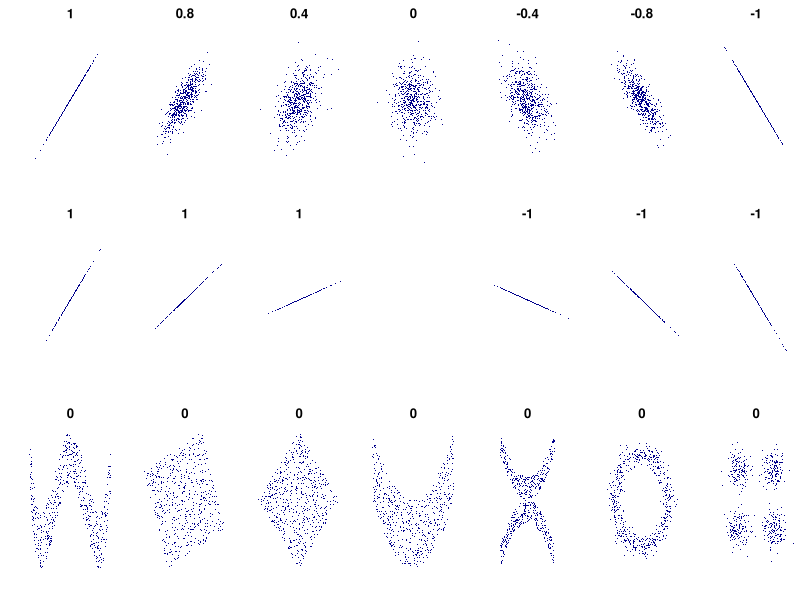

Write the R code that produced this figure.
library(mvtnorm)

set.seed(106)

MyPlot <- function(xy, xlim = c(-4, 4), ylim = c(-4, 4), eps = 1e-15) {
  title = round(cor(xy[,1], xy[,2]), 1)
  if (sd(xy[,2]) < eps) title = "" # corr. coeff. is undefined
  plot(xy, main = title, xlab = "", ylab = "",
       col = "darkblue", pch = 16, cex = 0.2,
       xaxt = "n", yaxt = "n", bty = "n",
       xlim = xlim, ylim = ylim)
}

MvNormal <- function(n = 1000, cor = 0.8) {
  for (i in cor) {
    sd = matrix(c(1, i, i, 1), ncol = 2)
    x = rmvnorm(n, c(0, 0), sd)
    MyPlot(x)
  }
}

rotation <- function(t, X) return(X %*% matrix(c(cos(t), sin(t), -sin(t), cos(t)), ncol = 2))

RotNormal <- function(n = 1000, t = pi/2) {
  sd = matrix(c(1, 1, 1, 1), ncol = 2)
  x = rmvnorm(n, c(0, 0), sd)
  for (i in t)
    MyPlot(rotation(i, x))
}

Others <- function(n = 1000) {
  x = runif(n, -1, 1)
  y = 4 * (x^2 - 1/2)^2 + runif(n, -1, 1)/3
  MyPlot(cbind(x,y), xlim = c(-1, 1), ylim = c(-1/3, 1+1/3))
  
  y = runif(n, -1, 1)
  xy = rotation(-pi/8, cbind(x,y))
  lim = sqrt(2+sqrt(2)) / sqrt(2)
  MyPlot(xy, xlim = c(-lim, lim), ylim = c(-lim, lim))
  
  xy = rotation(-pi/8, xy)
  MyPlot(xy, xlim = c(-sqrt(2), sqrt(2)), ylim = c(-sqrt(2), sqrt(2)))
  
  y = 2*x^2 + runif(n, -1, 1)
  MyPlot(cbind(x,y), xlim = c(-1, 1), ylim = c(-1, 3))
  
  y = (x^2 + runif(n, 0, 1/2)) * sample(seq(-1, 1, 2), n, replace = TRUE)
  MyPlot(cbind(x,y), xlim = c(-1.5, 1.5), ylim = c(-1.5, 1.5))
  
  y = cos(x*pi) + rnorm(n, 0, 1/8)
  x = sin(x*pi) + rnorm(n, 0, 1/8)
  MyPlot(cbind(x,y), xlim = c(-1.5, 1.5), ylim = c(-1.5, 1.5))
  
  xy1 = rmvnorm(n/4, c( 3,  3))
  xy2 = rmvnorm(n/4, c(-3,  3))
  xy3 = rmvnorm(n/4, c(-3, -3))
  xy4 = rmvnorm(n/4, c( 3, -3))
  MyPlot(rbind(xy1, xy2, xy3, xy4), xlim = c(-3-4, 3+4), ylim = c(-3-4, 3+4))
}

pdf(file="corr-image.pdf", width = 5, height = 3)
  par(mfrow = c(3, 7), oma = c(0,0,0,0), mar=c(2,2,2,0))
  MvNormal(800, c(1.0, 0.8, 0.4, 0.0, -0.4, -0.8, -1.0));
  RotNormal(200, c(0, pi/12, pi/6, pi/4, pi/2-pi/6, pi/2-pi/12, pi/2));
  Others(800)
dev.off() 